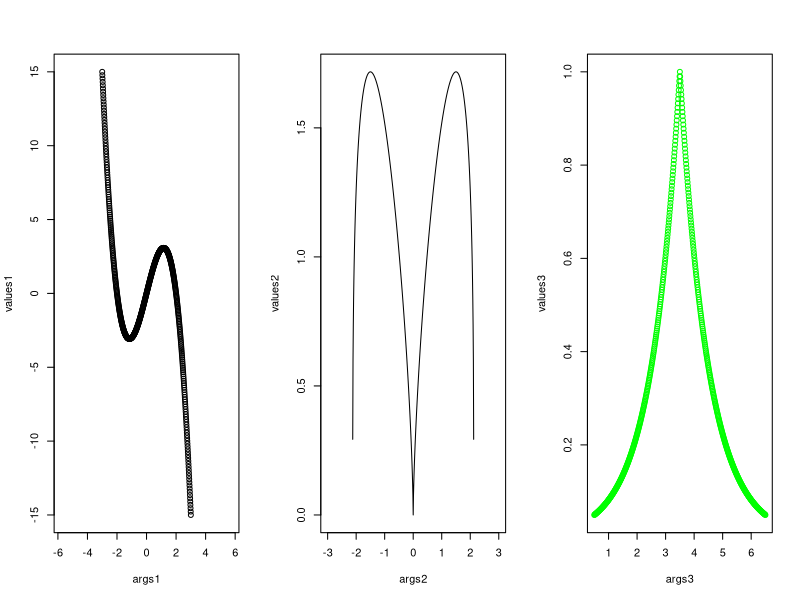
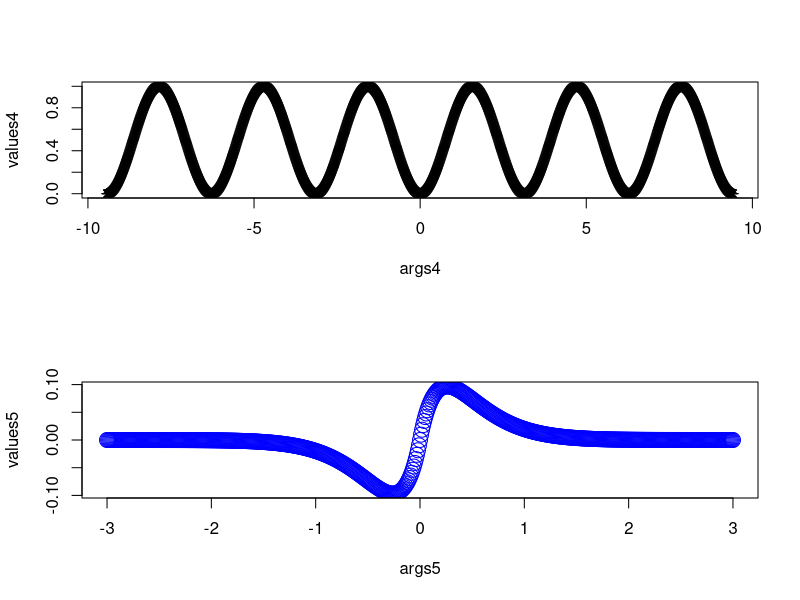
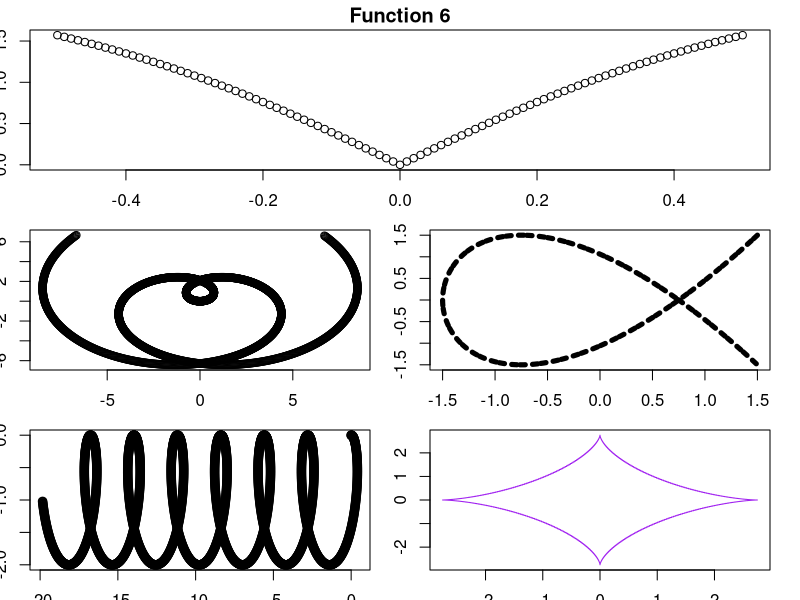

Write R code to recreate these figures, in order.
a <- sample(seq(0.25, 5, 0.25), size = 10, replace = FALSE)

args1 <- seq(-3, 3, 0.01)
values1 <- a[1] * args1 - args1 ^ 3

args2 <- seq(-3, 3, 0.01)
values2 <- (a[2] * args2 ^ 2 - args2 ^ 4)^(1/3)

args3 <- seq(-3 + a[3], 3 + a[3], 0.01)
values3 <- exp(-abs(args3 - a[3]))

args4 <- seq(-3 * pi, 3 * pi, 0.01)
values4 <- sin(args4) * sin(a[4] * args4)

args5 <- seq(-3, 3, 0.01)
values5 <- exp(-a[5] * abs(args5)) * sin(args5)

args6 <- seq(-a[6], a[6], 0.01)
values6 <- acos((a[6] ^ 2 - args6 ^ 2) / (a[6] ^ 2 + args6 ^ 2))

args7 <- seq(-3 * pi, 3 * pi, 0.01)
values7a <- args7 * cos(a[7] * args7)
values7b <- args7 * sin(a[7] * args7)

args8 <- seq(0, 2 * pi, 0.01)
values8a <- a[8] * cos(2 * args8)
values8b <- a[8] * cos(3 * args8)

args9 <- seq(0, 6 * pi, 0.01)
values9a <- sin(a[9] * args9) - args9
values9b <- cos(a[9] * args9) - 1

args10 <- seq(0, 2 * pi, 0.01)
values10a <- a[10] * cos(args10) ^ 3
values10b <- a[10] * sin(args10) ^ 3

par(mfrow=c(1, 3))
plot(args1, values1, asp = 1.0)
plot(args2, values2, type = "l")
plot(args3, values3, col = "green")

par(mfcol=c(2, 1))
plot(args4, values4, pch = 8)
plot(args5, values5, cex = 2, col = "blue")

par(mfrow=c(1,1))
par(mar=c(1.5, 1.5, 1.5, 1.5))
horizontal_screens <- split.screen(c(3, 1))
vertical_screens1 <- split.screen(c(1, 2), screen = horizontal_screens[2])
vertical_screens2 <- split.screen(c(1, 2), screen = horizontal_screens[3])

screen(horizontal_screens[1], new = FALSE)
plot(args6, values6, main = "Function 6", sub = "Description", xlab = "x", ylab = "y")
screen(vertical_screens1[1], new = FALSE)
plot(values7a, values7b, type = "p")
screen(vertical_screens1[2], new = FALSE)
plot(values8a, values8b, type = "l", lty = 3, lwd = 5)
screen(vertical_screens2[1], new = FALSE)
plot(values9a, values9b, type = "o", lty = 2, lwd = 2)
screen(vertical_screens2[2], new = FALSE)
plot(values10a, values10b, type = "s", col = "purple")
close.screen(all.screens = T)

rm(list = ls())